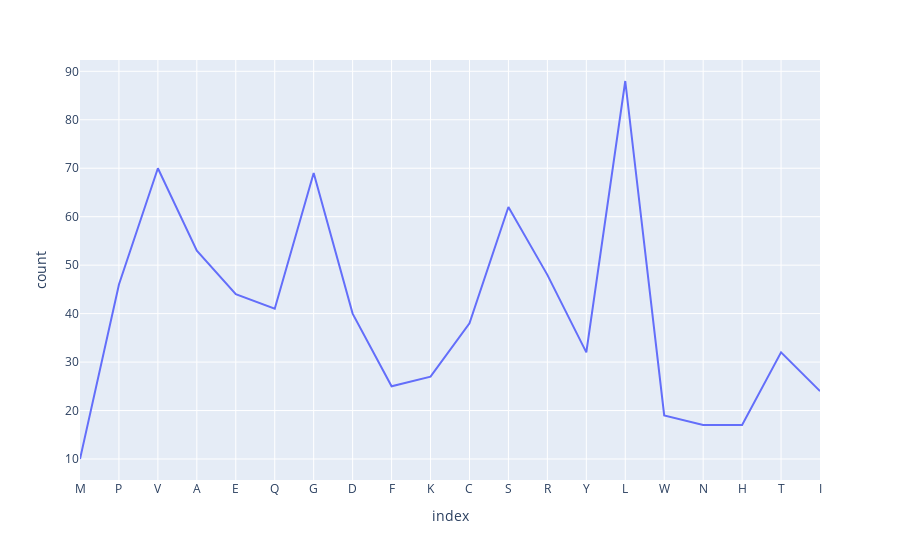

The cell this chart's notebook holds for it:
### Code cell
fig = px.line(df, y='count')
fig.show()

### Figure 1 — Plotly figure (JSON) as saved in the notebook; plotly's stock layout.template omitted (floating-point values rounded to 4 significant figures)
{"data": [{"hovertemplate": "index=%{x}<br>count=%{y}<extra></extra>", "legendgroup": "", "line": {"color": "#636efa", "dash": "solid"}, "marker": {"symbol": "circle"}, "mode": "lines", "name": "", "orientation": "v", "showlegend": false, "type": "scatter", "x": ["M", "P", "V", "A", "E", "Q", "G", "D", "F", "K", "C", "S", "R", "Y", "L", "W", "N", "H", "T", "I"], "xaxis": "x", "y": [10, 46, 70, 53, 44, 41, 69, 40, 25, 27, 38, 62, 48, 32, 88, 19, 17, 17, 32, 24], "yaxis": "y"}], "layout": {"legend": {"tracegroupgap": 0}, "margin": {"t": 60}, "xaxis": {"anchor": "y", "domain": [0, 1], "title": {"text": "index"}}, "yaxis": {"anchor": "x", "domain": [0, 1], "title": {"text": "count"}}}}
